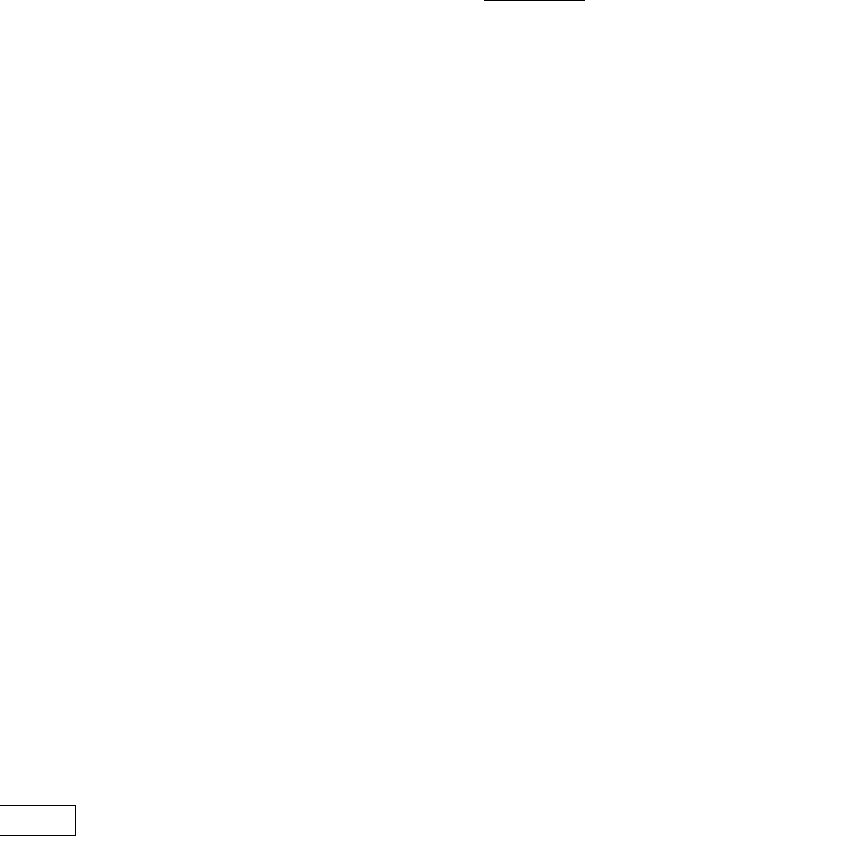
Frame 1 (no input)
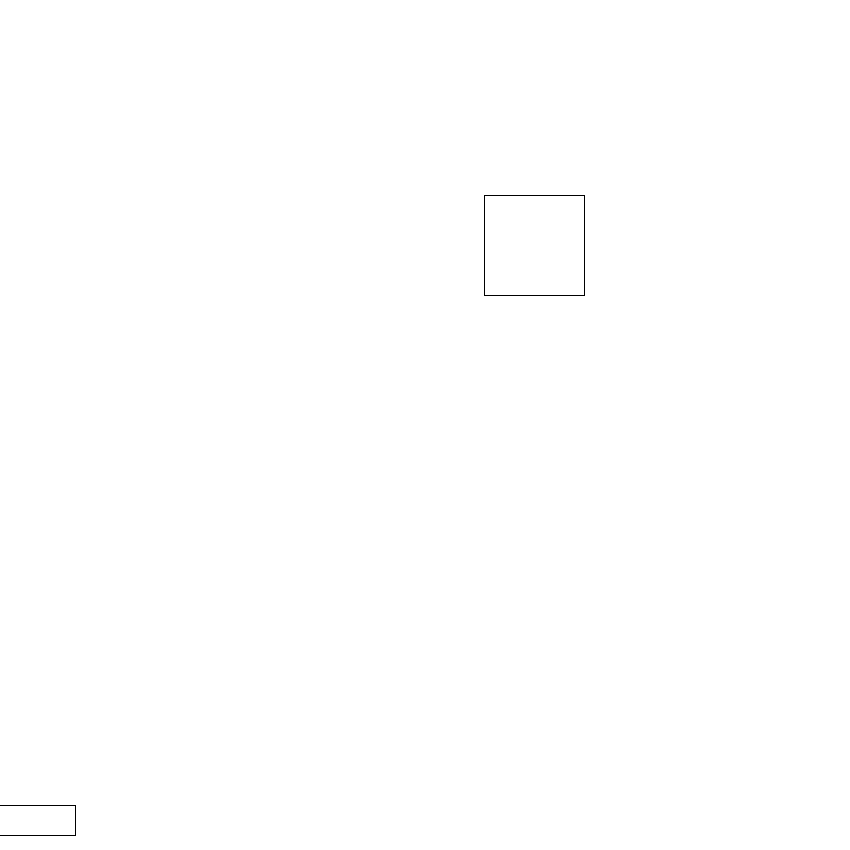
Frame 60 (the mouse pressed at the canvas centre just before this capture)
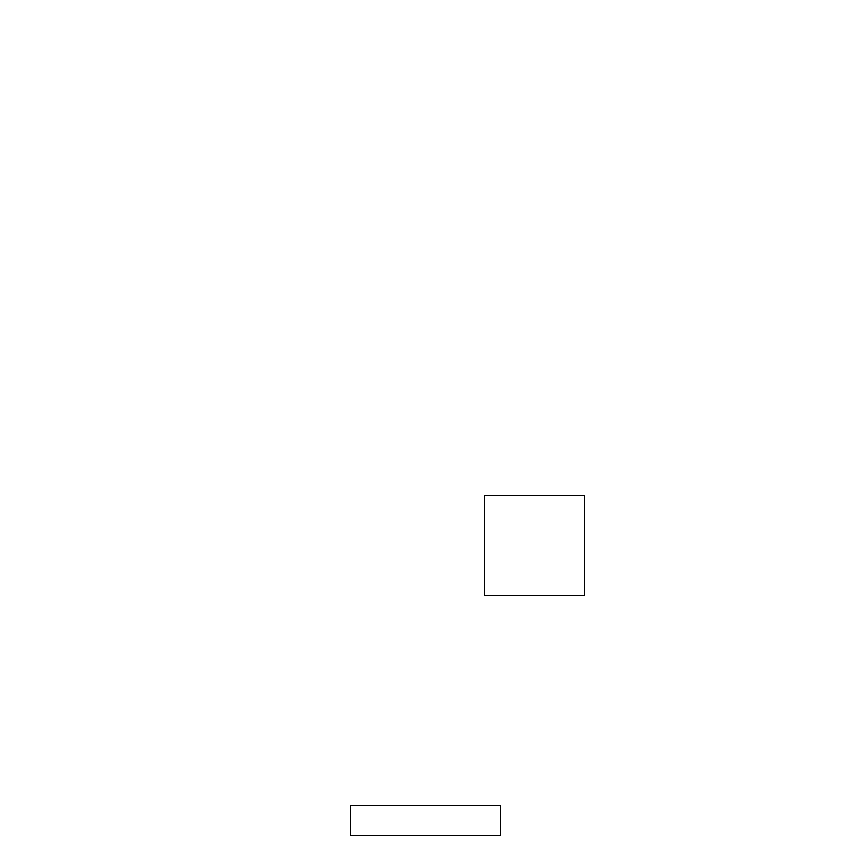
Frame 120 (the mouse held since frame 60 and released just before this capture)

The Processing sketch that drew these frames (run headless with seeded random() and noise(); from frame 60 on, the mouse is pressed at the canvas centre):

// Processing sketch: FallingBlocksGame
// ── FallingBlocksGame.pde
// Falling Blocks Game

// Global Variables
int boxStartingY = 0 - 50;
int boxSpeed = 5;
int paddleSizeX = 150;
int paddleSizeY = 30;



float box1X;
float box1Y;
float box1Size = 100;


void setup(){
  size(850,850); // set the size of your window
  background(255); // white background
  rectMode(CENTER);
  
  box1Y = boxStartingY;
  box1X = random(0 + box1Size/2, width - box1Size/2);
    
  
  
  
  
  
}

void draw(){
  
  background(255); // background to wipe the screen
  
  // draw your paddle 
  rect(mouseX,height - paddleSizeY,paddleSizeX,paddleSizeY);
  
  // draw your box1
  rect(box1X, box1Y, box1Size, box1Size);
  
  // Updates
  // update box1Y position to make it fall down the screen
  
  box1Y = box1Y + boxSpeed;
  
  
  if(box1Y > height + box1Size/2){
   
    box1Y = boxStartingY;
    box1X = random(0 + box1Size/2, width - box1Size/2);
    
    
  }
  
  
  
  
  
  
  
  
}
